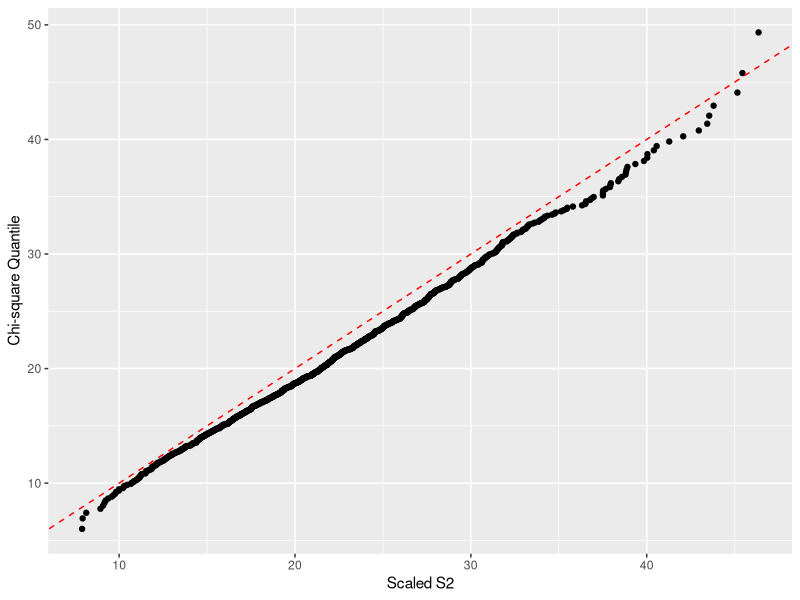

Reproduce this figure in R.
#this illustrates Satterthewaites' approximation as described in his 1941 paper
# mainSatterthwaite1941.R
rm(list = ls());seed <- 1;set.seed(seed)
library(ggplot2)
sigma1 <- 1;sigma2 <- 4
N1 <- 15;N2 <- 20 # expected to give bad approximation; use N1 <- 15;N2 <- 20 for better fit
cat("sigma1 = ", sigma1, "sigma2 = ", sigma2, "N1 = ", N1, "N2 = ", N2, "\n")
r1 <- N1-1;r2 <- N2-1
# s1Sqd and s2Sqd are what Satterthwaite calls "simple estimates of variance"
s1Sqd <- var(rnorm(N1, sd = sigma1)) # same as sum((xx1-mean(xx1))^2)/(N1-1)
s2Sqd <- var(rnorm(N2, sd = sigma2))
rSat <- (s1Sqd+s2Sqd)^2/(s1Sqd^2/r1+s2Sqd^2/r2) # Satterthwaite approximation
cat("Satterthwaite df = ", rSat, ", approx. accuracy (should be close to unity) = ", 
    r1*s2Sqd/(r2*s1Sqd), "\n") #if second qnty is close to one, approximation should work

S <- 1000
v1 <- array(dim = S);v2 <- array(dim = S)
for (s in 1:S) {
  v1[s] <- var(rnorm(N1, sd = sigma1))# simple estimate of variance
  v2[s] <- var(rnorm(N2, sd = sigma2))# do 
}
scaledS2 <- rSat*(v1 + v2)/(sigma1^2+sigma2^2)# scaled values of v1+v2

x <- scaledS2
qqData <- data.frame(scaledS2 = sort(x), quantile = sort(qchisq(ppoints(v1), df = rSat-1)))
qqPlot <- ggplot(data = qqData, mapping = aes(x = scaledS2, y = quantile)) + geom_point() + geom_abline(slope = 1, color = "red", linetype = 2) + 
  xlab(label = "Scaled S2") + ylab(label = "Chi-square Quantile")
print(qqPlot)
